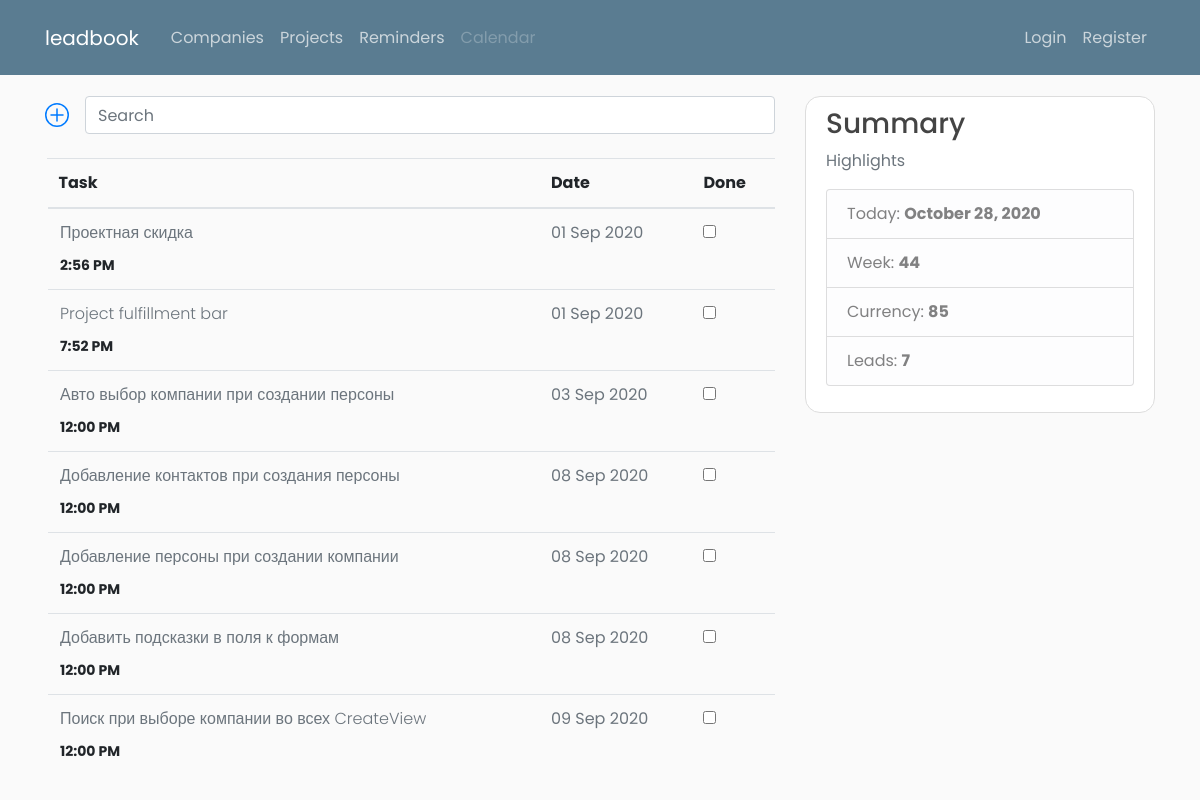
/business/reminders/, run on an earlier commit of the app's database.
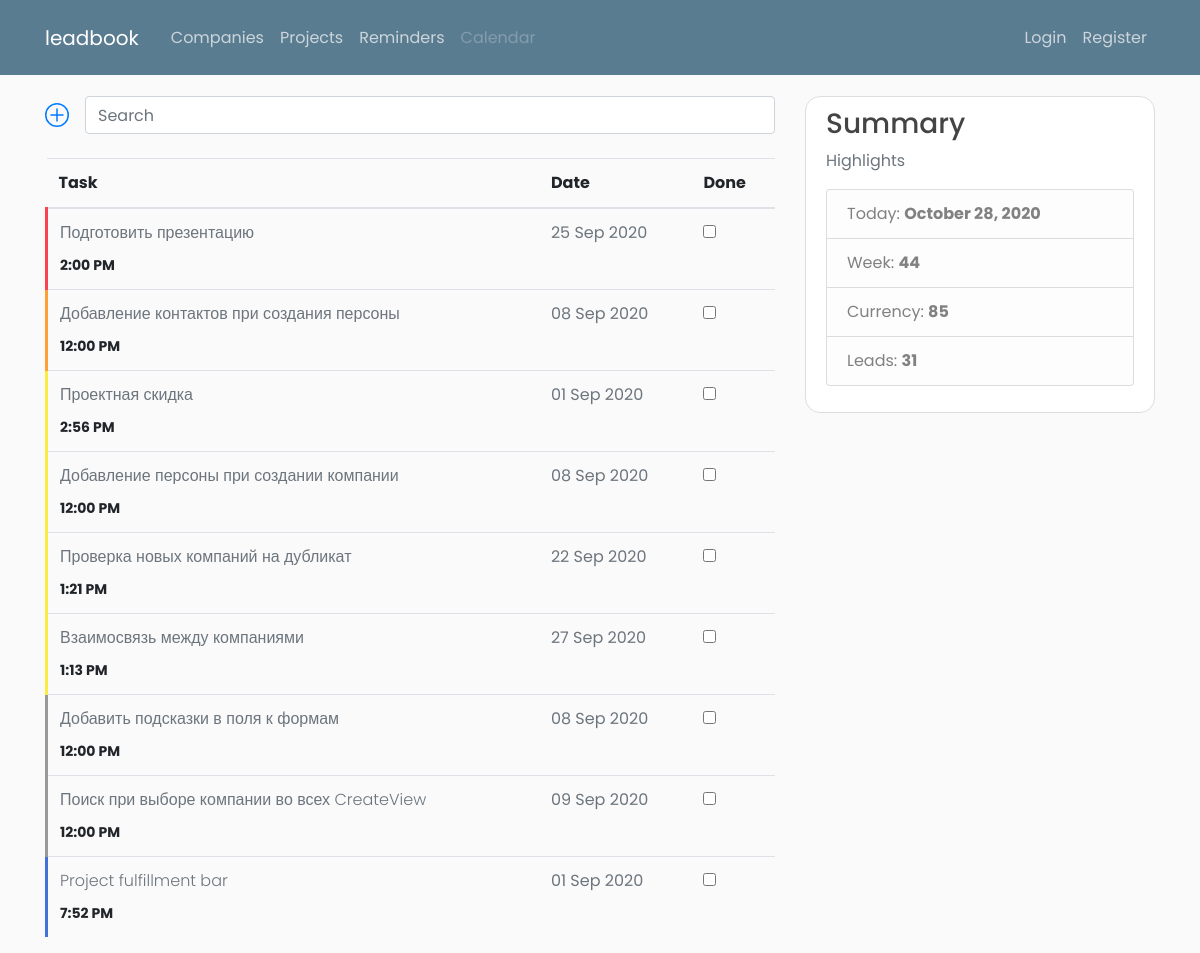
And on a later commit of the database.
### business/models.py (models this page shows, shortened)
class Reminder(models.Model):  # TODO: rename to "Task"
    task = models.CharField(max_length=45)
    description = models.TextField(max_length=5000)
    due_time = models.DateTimeField()
    done = models.BooleanField(default=False)
    importance = models.CharField(max_length=4, choices=ReminderImportance.choices, default=ReminderImportance.LOW)
    event = models.ForeignKey("business.Event", on_delete=models.SET_NULL, null=True, blank=True)
    company = models.ForeignKey("leads.Company", on_delete=models.SET_NULL, null=True)
    person = models.ForeignKey("leads.Person", on_delete=models.SET_NULL, null=True, blank=True)
    project = models.ForeignKey("Project", on_delete=models.SET_NULL, null=True, blank=True)
    manager = models.ForeignKey("accounts.User", null=True, on_delete=models.SET_NULL)
    class Meta:
        ordering = ["-importance", "due_time"]

### business/views.py (the view)
# urls.py: path('reminders/', ReminderList.as_view(), name='reminder-list'),
class ReminderList(generic.ListView):
    model = Reminder

### dashboard/context_processors.py (called while the page is built)
def summary(request):
    return {
        "global_week": date.today().isocalendar()[1],
        "global_currency": 85,  # get_currency(),
        "global_tasks": get_tasks(),
        "global_tasks_done": get_tasks_done(),
        "global_projects": get_projects(),
        "global_leads": get_leads(),
        "global_new_leads": get_new_leads()
    }

def get_leads():
    return Company.objects.count

def get_new_leads():
    time_threshold = timezone.now() - timedelta(days=15)
    new_leads = Company.objects.filter(date_added__gt=time_threshold).count
    return new_leads

def get_tasks():
    return Reminder.objects.count

def get_tasks_done():
    return Reminder.objects.filter(done=True).count

def get_projects():
    return Project.objects.count

### business/templates/business/reminder_list.html (shortened to what this page needs)
{% extends 'dashboard/base.html' %}
{% block content %}
<form class="form-inline d-flex md-form mr-auto mb-4 form-sm mt-0">
    <a href="{% url 'business:reminder-create' %}" class="mr-3">
    </a>
    <input class="form-control flex-fill w-auto" type="text" placeholder="Search" aria-label="Search">
</form>
<table class="table table-hover">
    <thead>
    <tr>
        <th scope="col">Task</th>
        <th scope="col">Date</th>
        <th scope="col">Done</th>
    </tr>
    </thead>
    <tbody>
    {% for reminder in reminder_list %}
    {% if not reminder.done %}
    <tr class="task-item {{ reminder.get_importance_display }}">
        <td>
            <div class="mb-2">
                <a href="{% url 'business:reminder-detail' reminder.pk %}" class="task-title text-muted">
                    {{ reminder.task|capfirst }}
                </a>
            </div>
            <span style="font-weight: 700; font-size: 14px">{{ reminder.due_time|time:"g:i A" }}</span>
        </td>
        <td class="text-muted">{{ reminder.due_time|date:"d M Y" }}</td>
        <td class="text-muted"><input type="checkbox" id="reminder{{ reminder.id }}" name="reminder{{ reminder.id }}" value="True"></td>
    </tr>
    {% endif %}
    {% endfor %}
    </tbody>
</table>
{% endblock content %}

### dashboard/templates/dashboard/base.html (shortened to what this page needs)
<!DOCTYPE html>
<html lang="en">
<head>
    <link rel="stylesheet" href="https://stackpath.bootstrapcdn.com/bootstrap/4.5.0/css/bootstrap.min.css">
    {% load static %}
    <link rel="stylesheet" type="text/css" href="{% static 'dashboard/main.css' %}">
</head>
<body>
<header class="site-header">
    <nav class="navbar navbar-expand-md navbar-dark bg-steel fixed-top">
        <div class="container">
            <a class="navbar-brand mr-4" href="{% url 'dashboard:home' %}">leadbook</a>
            <div class="collapse navbar-collapse" id="navbarToggle">
                <div class="navbar-nav mr-auto">
                    <a class="nav-item nav-link" href="{% url 'leads:companies' %}">Companies</a>
                    <a class="nav-item nav-link" href="{% url 'business:projects' %}">Projects</a>
                    <a class="nav-item nav-link" href="{% url 'business:reminder-list' %}">Reminders</a>
                    <a class="nav-item nav-link disabled" href="#">Calendar</a>
                </div>
                <div class="navbar-nav">
                    {% if user.is_authenticated %}
                    <a class="nav-item nav-link" href="{% url 'accounts:profile' %}">{{ user.username }}</a>
                    <a class="nav-item nav-link" href="{% url 'accounts:logout' %}">Logout</a>
                    {% else %}
                    <a class="nav-item nav-link" href="{% url 'accounts:login' %}">Login</a>
                    <a class="nav-item nav-link" href="{% url 'accounts:register' %}">Register</a>
                    {% endif %}
                </div>
            </div>
        </div>
    </nav>
</header>
<main role="main" class="container">
    <div class="row">
        <div class="col-md-8">
            {% block content %}{% endblock %}
        </div>
        <div class="col-md-4">
            <div class="content-section">
                <h3>Summary</h3>
                <p class='text-muted'>Highlights
                <ul class="list-group">
                    <li class="list-group-item list-group-item-light">Today: <strong>{% now "F d, Y" %}</strong></li>
                    <li class="list-group-item list-group-item-light">Week: <strong>{{ global_week }}</strong></li>
                    <li class="list-group-item list-group-item-light">Currency: <strong>{{ global_currency }}</strong></li>
                    <li class="list-group-item list-group-item-light">Leads: <strong>{{ global_leads }}</strong></li>
                </ul>
                </p>
            </div>
        </div>
    </div>
</main>
</body>
</body>
</html>

### dashboard/static/dashboard/main.css (style rules this page uses)
body { background: #fafafa; color: #333333; margin-top: 6rem; font-family: 'Poppins', sans-serif;; }
h1, h2, h3, h4, h5, h6 { color: #444444; }
ul { margin: 0; }
.navbar { padding: 1.1rem; font-size: 1rem; }
.bg-steel { background-color: #5a7c91; }
.site-header .navbar-nav .nav-link { color: #cbd5db; }
.content-section { background: #ffffff; padding: 10px 20px; border: 1px solid #dddddd; border-radius: 15px; margin-bottom: 20px; }
.task-item { border-left: 3px solid rgba(255, 255, 255, 0); }
.task-title { font-weight: 300; }
.Urgent { border-left-color: #fa4251; }
.High { border-left-color: #ffa037; }
.Medium { border-left-color: #faec42; }
.Low { border-left-color: #999; }
.Info { border-left-color: #4272d7; }

What changed in the data, as far as the page shows it:
no longer on this page (row edited): Reminder: task "Авто выбор компании при создании персоны", due_time "12:00 PM", due_time "03 Sep 2020"
added Reminder: task "Подготовить презентацию", due_time "2:00 PM", due_time "25 Sep 2020", importance "4URG" (drawn)
changed Reminder "Добавление контактов при создания персоны": importance "LOW" → "3HI" (drawn); moves up the list
changed Reminder "Проектная скидка": importance "LOW" → "2MID" (drawn)
changed Reminder "Добавление персоны при создании компании": importance "LOW" → "2MID" (drawn)
added Reminder: task "Проверка новых компаний на дубликат", due_time "1:21 PM", due_time "22 Sep 2020", importance "2MID" (drawn)
added Reminder: task "Взаимосвязь между компаниями", due_time "1:13 PM", due_time "27 Sep 2020", importance "2MID" (drawn)
changed Reminder "Добавить подсказки в поля к формам": importance "LOW" → "1LOW" (drawn)
changed Reminder "Поиск при выборе компании во всех CreateView": importance "LOW" → "1LOW" (drawn)
changed Reminder "Project fulfillment bar": importance "LOW" → "0FYI" (drawn); moves down the list
Also different on the page:
{{ global_leads }}: "7" → "31"
